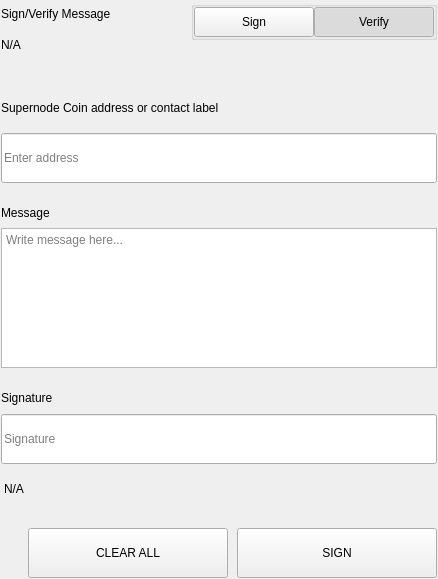
<?xml version="1.0" encoding="UTF-8"?>
<ui version="4.0">
 <class>SettingsSignMessageWidgets</class>
 <widget class="QWidget" name="SettingsSignMessageWidgets">
  <property name="geometry">
   <rect>
    <x>0</x>
    <y>0</y>
    <width>438</width>
    <height>579</height>
   </rect>
  </property>
  <property name="windowTitle">
   <string>Form</string>
  </property>
  <layout class="QVBoxLayout" name="verticalLayout">
   <property name="spacing">
    <number>0</number>
   </property>
   <property name="leftMargin">
    <number>0</number>
   </property>
   <property name="topMargin">
    <number>0</number>
   </property>
   <property name="rightMargin">
    <number>0</number>
   </property>
   <property name="bottomMargin">
    <number>0</number>
   </property>
   <item>
    <widget class="QWidget" name="left" native="true">
     <layout class="QVBoxLayout" name="verticalLayout_3">
      <property name="leftMargin">
       <number>0</number>
      </property>
      <property name="topMargin">
       <number>0</number>
      </property>
      <property name="rightMargin">
       <number>0</number>
      </property>
      <property name="bottomMargin">
       <number>0</number>
      </property>
      <item>
       <widget class="QWidget" name="container_sign" native="true">
        <layout class="QVBoxLayout" name="verticalLayout_2">
         <property name="spacing">
          <number>0</number>
         </property>
         <property name="leftMargin">
          <number>1</number>
         </property>
         <property name="topMargin">
          <number>1</number>
         </property>
         <property name="rightMargin">
          <number>1</number>
         </property>
         <property name="bottomMargin">
          <number>1</number>
         </property>
         <item>
          <layout class="QHBoxLayout" name="horizontalLayout_3" stretch="3,1">
           <property name="spacing">
            <number>40</number>
           </property>
           <item>
            <layout class="QVBoxLayout" name="verticalLayoutTitle">
             <property name="spacing">
              <number>5</number>
             </property>
             <item>
              <widget class="QLabel" name="labelTitle">
               <property name="text">
                <string>Sign/Verify Message</string>
               </property>
              </widget>
             </item>
             <item>
              <widget class="QLabel" name="labelSubtitle1">
               <property name="text">
                <string notr="true">N/A</string>
               </property>
               <property name="wordWrap">
                <bool>true</bool>
               </property>
              </widget>
             </item>
            </layout>
           </item>
           <item alignment="Qt::AlignRight|Qt::AlignTop">
            <widget class="QWidget" name="containerSwitch" native="true">
             <property name="styleSheet">
              <string notr="true">#containerSwitch{
	padding-top:9px;
}</string>
             </property>
             <layout class="QVBoxLayout" name="verticalLayout_6">
              <property name="spacing">
               <number>4</number>
              </property>
              <property name="leftMargin">
               <number>0</number>
              </property>
              <property name="topMargin">
               <number>0</number>
              </property>
              <property name="rightMargin">
               <number>0</number>
              </property>
              <property name="bottomMargin">
               <number>0</number>
              </property>
              <item alignment="Qt::AlignRight">
               <widget class="QGroupBox" name="groupBox">
                <property name="sizePolicy">
                 <sizepolicy hsizetype="Fixed" vsizetype="Preferred">
                  <horstretch>0</horstretch>
                  <verstretch>0</verstretch>
                 </sizepolicy>
                </property>
                <property name="title">
                 <string/>
                </property>
                <property name="alignment">
                 <set>Qt::AlignRight|Qt::AlignTop|Qt::AlignTrailing</set>
                </property>
                <layout class="QHBoxLayout" name="horizontalLayout_4">
                 <property name="spacing">
                  <number>0</number>
                 </property>
                 <property name="leftMargin">
                  <number>0</number>
                 </property>
                 <property name="topMargin">
                  <number>0</number>
                 </property>
                 <property name="rightMargin">
                  <number>0</number>
                 </property>
                 <property name="bottomMargin">
                  <number>0</number>
                 </property>
                 <item>
                  <widget class="QPushButton" name="pushSign">
                   <property name="minimumSize">
                    <size>
                     <width>120</width>
                     <height>30</height>
                    </size>
                   </property>
                   <property name="maximumSize">
                    <size>
                     <width>120</width>
                     <height>30</height>
                    </size>
                   </property>
                   <property name="focusPolicy">
                    <enum>Qt::NoFocus</enum>
                   </property>
                   <property name="text">
                    <string>Sign</string>
                   </property>
                   <property name="checkable">
                    <bool>true</bool>
                   </property>
                   <property name="autoExclusive">
                    <bool>true</bool>
                   </property>
                  </widget>
                 </item>
                 <item>
                  <widget class="QPushButton" name="pushVerify">
                   <property name="minimumSize">
                    <size>
                     <width>120</width>
                     <height>30</height>
                    </size>
                   </property>
                   <property name="maximumSize">
                    <size>
                     <width>120</width>
                     <height>30</height>
                    </size>
                   </property>
                   <property name="focusPolicy">
                    <enum>Qt::NoFocus</enum>
                   </property>
                   <property name="text">
                    <string>Verify</string>
                   </property>
                   <property name="checkable">
                    <bool>true</bool>
                   </property>
                   <property name="checked">
                    <bool>true</bool>
                   </property>
                   <property name="autoExclusive">
                    <bool>true</bool>
                   </property>
                  </widget>
                 </item>
                </layout>
               </widget>
              </item>
              <item alignment="Qt::AlignHCenter|Qt::AlignTop">
               <widget class="QLabel" name="labelSubtitleSwitch">
                <property name="text">
                 <string/>
                </property>
                <property name="alignment">
                 <set>Qt::AlignRight|Qt::AlignTrailing|Qt::AlignVCenter</set>
                </property>
               </widget>
              </item>
             </layout>
            </widget>
           </item>
          </layout>
         </item>
         <item>
          <spacer name="verticalSpacer_2">
           <property name="orientation">
            <enum>Qt::Vertical</enum>
           </property>
           <property name="sizeType">
            <enum>QSizePolicy::Fixed</enum>
           </property>
           <property name="sizeHint" stdset="0">
            <size>
             <width>20</width>
             <height>40</height>
            </size>
           </property>
          </spacer>
         </item>
         <item>
          <widget class="QWidget" name="containerAddress" native="true">
           <property name="sizePolicy">
            <sizepolicy hsizetype="Preferred" vsizetype="Fixed">
             <horstretch>0</horstretch>
             <verstretch>0</verstretch>
            </sizepolicy>
           </property>
           <layout class="QVBoxLayout" name="verticalLayout_5" stretch="0,0">
            <property name="spacing">
             <number>15</number>
            </property>
            <property name="leftMargin">
             <number>0</number>
            </property>
            <property name="topMargin">
             <number>0</number>
            </property>
            <property name="rightMargin">
             <number>0</number>
            </property>
            <property name="bottomMargin">
             <number>0</number>
            </property>
            <item>
             <widget class="QLabel" name="labelSubtitleAddress">
              <property name="minimumSize">
               <size>
                <width>0</width>
                <height>20</height>
               </size>
              </property>
              <property name="maximumSize">
               <size>
                <width>16777215</width>
                <height>20</height>
               </size>
              </property>
              <property name="text">
               <string>Supernode Coin address or contact label</string>
              </property>
             </widget>
            </item>
            <item>
             <widget class="QLineEdit" name="addressIn_SM">
              <property name="minimumSize">
               <size>
                <width>0</width>
                <height>50</height>
               </size>
              </property>
              <property name="maximumSize">
               <size>
                <width>16777215</width>
                <height>50</height>
               </size>
              </property>
              <property name="placeholderText">
               <string>Enter address</string>
              </property>
             </widget>
            </item>
           </layout>
          </widget>
         </item>
         <item>
          <spacer name="verticalSpacer_3">
           <property name="orientation">
            <enum>Qt::Vertical</enum>
           </property>
           <property name="sizeType">
            <enum>QSizePolicy::Fixed</enum>
           </property>
           <property name="sizeHint" stdset="0">
            <size>
             <width>20</width>
             <height>20</height>
            </size>
           </property>
          </spacer>
         </item>
         <item>
          <layout class="QVBoxLayout" name="verticalLayout_9">
           <property name="spacing">
            <number>5</number>
           </property>
           <item>
            <widget class="QLabel" name="labelSubtitleMessage">
             <property name="minimumSize">
              <size>
               <width>0</width>
               <height>20</height>
              </size>
             </property>
             <property name="maximumSize">
              <size>
               <width>16777215</width>
               <height>20</height>
              </size>
             </property>
             <property name="text">
              <string>Message</string>
             </property>
            </widget>
           </item>
           <item>
            <widget class="QPlainTextEdit" name="messageIn_SM">
             <property name="minimumSize">
              <size>
               <width>0</width>
               <height>140</height>
              </size>
             </property>
             <property name="maximumSize">
              <size>
               <width>16777215</width>
               <height>140</height>
              </size>
             </property>
             <property name="placeholderText">
              <string>Write message here...</string>
             </property>
            </widget>
           </item>
          </layout>
         </item>
         <item>
          <spacer name="verticalSpacer_4">
           <property name="orientation">
            <enum>Qt::Vertical</enum>
           </property>
           <property name="sizeType">
            <enum>QSizePolicy::Fixed</enum>
           </property>
           <property name="sizeHint" stdset="0">
            <size>
             <width>20</width>
             <height>20</height>
            </size>
           </property>
          </spacer>
         </item>
         <item>
          <widget class="QWidget" name="widget" native="true">
           <property name="minimumSize">
            <size>
             <width>0</width>
             <height>75</height>
            </size>
           </property>
           <property name="maximumSize">
            <size>
             <width>16777215</width>
             <height>16777215</height>
            </size>
           </property>
           <layout class="QVBoxLayout" name="verticalLayout_4">
            <property name="leftMargin">
             <number>0</number>
            </property>
            <property name="topMargin">
             <number>0</number>
            </property>
            <property name="rightMargin">
             <number>0</number>
            </property>
            <property name="bottomMargin">
             <number>0</number>
            </property>
            <item>
             <widget class="QLabel" name="labelSubtitleSignature">
              <property name="minimumSize">
               <size>
                <width>0</width>
                <height>20</height>
               </size>
              </property>
              <property name="maximumSize">
               <size>
                <width>16777215</width>
                <height>20</height>
               </size>
              </property>
              <property name="text">
               <string>Signature</string>
              </property>
             </widget>
            </item>
            <item>
             <widget class="QLineEdit" name="signatureOut_SM">
              <property name="minimumSize">
               <size>
                <width>0</width>
                <height>50</height>
               </size>
              </property>
              <property name="placeholderText">
               <string>Signature</string>
              </property>
             </widget>
            </item>
           </layout>
          </widget>
         </item>
         <item>
          <widget class="QLabel" name="statusLabel_SM">
           <property name="styleSheet">
            <string notr="true">padding-top:5px;</string>
           </property>
           <property name="text">
            <string notr="true">N/A</string>
           </property>
          </widget>
         </item>
         <item>
          <spacer name="verticalSpacer">
           <property name="orientation">
            <enum>Qt::Vertical</enum>
           </property>
           <property name="sizeType">
            <enum>QSizePolicy::Fixed</enum>
           </property>
           <property name="sizeHint" stdset="0">
            <size>
             <width>20</width>
             <height>20</height>
            </size>
           </property>
          </spacer>
         </item>
         <item>
          <layout class="QHBoxLayout" name="horizontalLayout_7">
           <property name="spacing">
            <number>9</number>
           </property>
           <item>
            <spacer name="horizontalSpacer_5">
             <property name="orientation">
              <enum>Qt::Horizontal</enum>
             </property>
             <property name="sizeType">
              <enum>QSizePolicy::Expanding</enum>
             </property>
             <property name="sizeHint" stdset="0">
              <size>
               <width>40</width>
               <height>20</height>
              </size>
             </property>
            </spacer>
           </item>
           <item>
            <widget class="QPushButton" name="pushButtonClear">
             <property name="minimumSize">
              <size>
               <width>200</width>
               <height>50</height>
              </size>
             </property>
             <property name="focusPolicy">
              <enum>Qt::NoFocus</enum>
             </property>
             <property name="text">
              <string>CLEAR ALL</string>
             </property>
            </widget>
           </item>
           <item>
            <widget class="QPushButton" name="pushButtonSave">
             <property name="minimumSize">
              <size>
               <width>200</width>
               <height>50</height>
              </size>
             </property>
             <property name="maximumSize">
              <size>
               <width>200</width>
               <height>50</height>
              </size>
             </property>
             <property name="focusPolicy">
              <enum>Qt::NoFocus</enum>
             </property>
             <property name="text">
              <string>SIGN</string>
             </property>
            </widget>
           </item>
          </layout>
         </item>
        </layout>
       </widget>
      </item>
     </layout>
    </widget>
   </item>
  </layout>
 </widget>
 <resources/>
 <connections/>
</ui>
